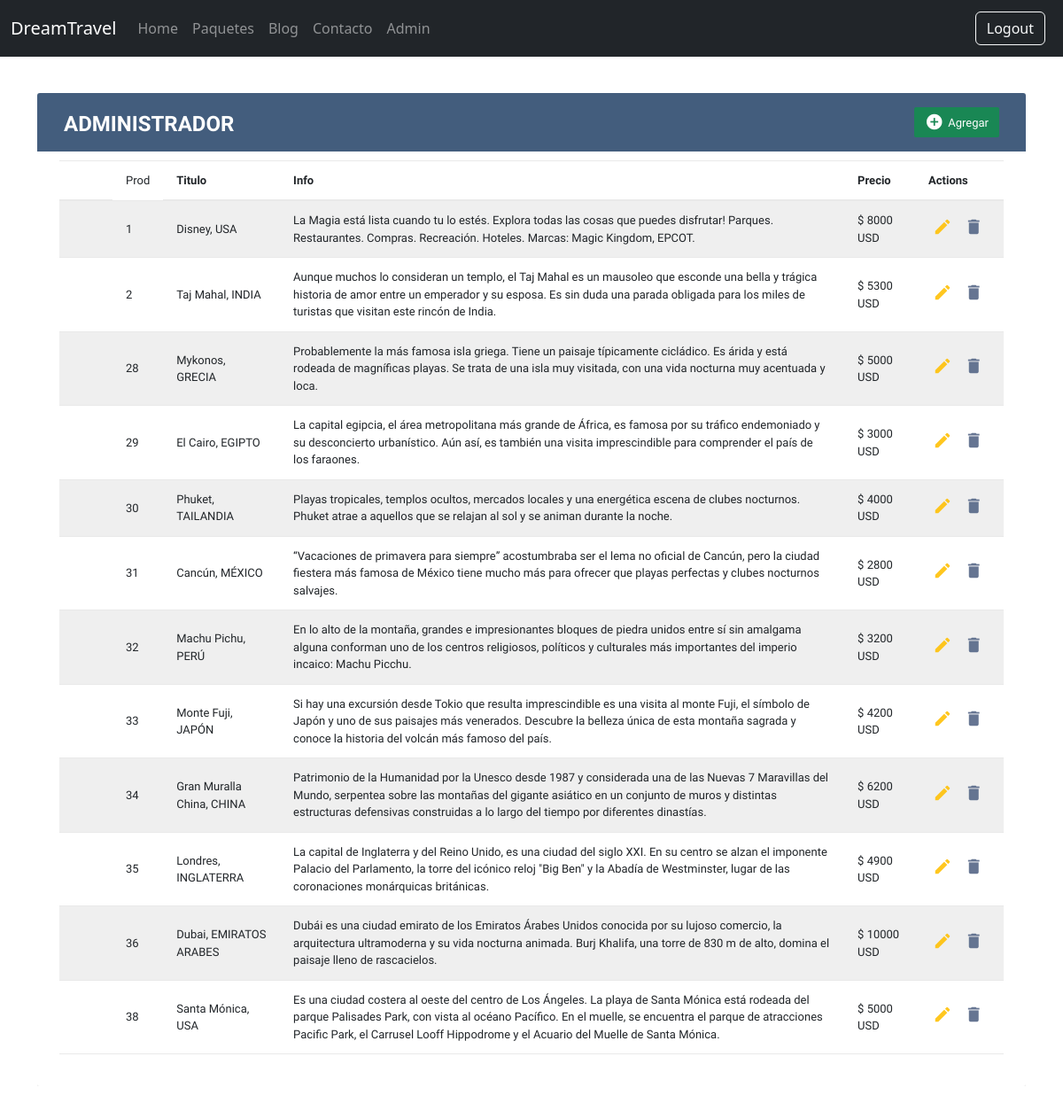
/FINAL_GRUPO_G-proyecto/admin.php (signed in), run on the app's committed database.
### tables this page shows
CREATE TABLE `productos` (
  `id_prod` int(20) NOT NULL,
  `destino` varchar(60) NOT NULL,
  `info` text NOT NULL,
  `precio` int(40) NOT NULL,
  `aereos` varchar(60) NOT NULL,
  `hospedaje` varchar(60) NOT NULL,
  `comidas` varchar(60) NOT NULL,
  `cant_personas` int(10) NOT NULL,
  `img` text NOT NULL
);

### FINAL_GRUPO_G-proyecto/admin.php (the view, shortened to what this page needs)
<?php
$db = new Cnx();
 $conectar = $db->conectar();
 $comando = $conectar->prepare("SELECT id_prod, destino, info, precio, aereos, hospedaje, comidas, cant_personas FROM productos");
$comando->execute();
$resultado = $comando->fetchAll(PDO::FETCH_ASSOC);
?>
<!DOCTYPE html>
<html lang="es">
<head>
<link rel="stylesheet" href="https://stackpath.bootstrapcdn.com/bootstrap/4.5.0/css/bootstrap.min.css">
<link rel="stylesheet" href="https://maxcdn.bootstrapcdn.com/font-awesome/4.7.0/css/font-awesome.min.css">
<link href="https://cdn.jsdelivr.net/npm/bootstrap@5.2.0-beta1/dist/css/bootstrap.min.css" rel="stylesheet">
</head>
<body>
<?php require_once('vistas/header_admin.php'); ?>
<div class="container-xl pad">
	<div class="table-responsive">
		<div class="table-wrapper">
			<div class="table-title">
				<div class="row">
					<div class="col-sm-6">
						<h2> <b>ADMINISTRADOR</b></h2>
					</div>
					<div class="col-sm-6">
						<a href="agregarProd.php" class="btn btn-success"><i class="material-icons">&#xE147;</i> <span>Agregar </span></a>
					</div>
				</div>
			</div>
			<table class="table table-striped table-hover">
			<div class="container">
				<thead>
					<tr>
						<th>
						</th>
                        <td>Prod</td>
						<th>Titulo</th>
						<th>Info</th>
						<th>Precio</th>
						<th>Actions</th>
					</tr>
				</thead>
				<tbody>
				<?php
                            foreach ($resultado as $row) {
                            ?>
					<tr>
						<td>
						</td>
                        <td><?php echo $row['id_prod'] ?></td>
						<td><?php echo $row['destino']; ?></td>
						<td><?php echo $row['info']; ?></td>
						<td>$ <?php echo $row['precio']; ?> USD</td>
						<td>
							<a href="update.php?id=<?= $row['id_prod'] ?>" class="edit" ><i class="material-icons" data-toggle="tooltip" title="Edit">&#xE254;</i></a>
							<a onclick="return confirm('Are you sure you want to delete this entry?')" href="delete.php?id=<?= $row['id_prod'] ?>"><i class="material-icons" data-toggle="tooltip" title="Delete">&#xE872;</i></a>
						</td>
					</tr>
					<?php } ?>
				</tbody>
			</table>
</body>
</html>

### FINAL_GRUPO_G-proyecto/admin.php (style rules this page uses)
.table-responsive { margin: 30px 0; color: #566787; background: #f5f5f5; font-family: 'Varela Round', sans-serif; font-size: 13px; }
.table-wrapper { background: #fff; padding: 20px 25px; border-radius: 3px; min-width: 1000px; box-shadow: 0 1px 1px rgba(0,0,0,.05); }
.table-title { padding-bottom: 15px; background: #435d7d; color: #fff; padding: 16px 30px; min-width: 100%; margin: -20px -25px 10px; border-radius: 3px 3px 0 0; }
.table-title h2 { margin: 5px 0 0; font-size: 24px; }
.table-title .btn { color: #fff; float: right; font-size: 13px; border: none; min-width: 50px; border-radius: 2px; border: none; outline: none !important; margin-left: 10px; }
.table-title .btn i { float: left; font-size: 21px; margin-right: 5px; }
.table-title .btn span { float: left; margin-top: 2px; }
table.table tr th, table.table tr td { border-color: #e9e9e9; padding: 12px 15px; vertical-align: middle; }
table.table tr th:first-child { width: 60px; }
table.table tr th:last-child { width: 100px; }
table.table-striped tbody tr:nth-of-type(odd) { background-color: #fcfcfc; }
table.table td:last-child i { opacity: 0.9; font-size: 22px; margin: 0 5px; }
table.table td a { font-weight: bold; color: #566787; display: inline-block; text-decoration: none; outline: none !important; }
table.table td a.edit { color: #FFC107; }
table.table td i { font-size: 19px; }
.pad { padding-top: 75px; }

### data on the page
productos: id_prod "1", destino "Disney, USA", info "La Magia está lista cuando tu lo estés. Explora todas las cosas que puedes disfrutar! Parques. Restaurantes. Compras. Recreación. Hoteles. Marcas: Magic Kingdom, EPCOT.", precio "8000"
productos: id_prod "2", destino "Taj Mahal, INDIA", info "Aunque muchos lo consideran un templo, el Taj Mahal es un mausoleo que esconde una bella y trágica historia de amor entre un emperador y su esposa. Es sin duda una parada obligada para los miles de turistas que visitan este rincón de India.", precio "5300"
productos: id_prod "28", destino "Mykonos, GRECIA", info "Probablemente la más famosa isla griega. Tiene un paisaje típicamente cicládico. Es árida y está rodeada de magníficas playas. Se trata de una isla muy visitada, con una vida nocturna muy acentuada y loca.", precio "5000"
productos: id_prod "29", destino "El Cairo, EGIPTO", info "La capital egipcia, el área metropolitana más grande de África, es famosa por su tráfico endemoniado y su desconcierto urbanístico. Aún así, es también una visita imprescindible para comprender el país de los faraones.", precio "3000"
productos: id_prod "30", destino "Phuket, TAILANDIA", info "Playas tropicales, templos ocultos, mercados locales y una energética escena de clubes nocturnos. Phuket atrae a aquellos que se relajan al sol y se animan durante la noche.", precio "4000"
productos: id_prod "31", destino "Cancún, MÉXICO", info "“Vacaciones de primavera para siempre” acostumbraba ser el lema no oficial de Cancún, pero la ciudad fiestera más famosa de México tiene mucho más para ofrecer que playas perfectas y clubes nocturnos salvajes.", precio "2800"
productos: id_prod "32", destino "Machu Pichu, PERÚ", info "En lo alto de la montaña, grandes e impresionantes bloques de piedra unidos entre sí sin amalgama alguna conforman uno de los centros religiosos, políticos y culturales más importantes del imperio incaico: Machu Picchu.", precio "3200"
productos: id_prod "33", destino "Monte Fuji, JAPÓN", info "Si hay una excursión desde Tokio que resulta imprescindible es una visita al monte Fuji, el símbolo de Japón y uno de sus paisajes más venerados. Descubre la belleza única de esta montaña sagrada y conoce la historia del volcán más famoso del país.", precio "4200"
productos: id_prod "34", destino "Gran Muralla China, CHINA", info "Patrimonio de la Humanidad por la Unesco desde 1987 y considerada una de las Nuevas 7 Maravillas del Mundo, serpentea sobre las montañas del gigante asiático en un conjunto de muros y distintas estructuras defensivas construidas a lo largo del tiempo por diferentes dinastías.", precio "6200"
productos: id_prod "35", destino "Londres, INGLATERRA", info "La capital de Inglaterra y del Reino Unido, es una ciudad del siglo XXI. En su centro se alzan el imponente Palacio del Parlamento, la torre del icónico reloj \"Big Ben\" y la Abadía de Westminster, lugar de las coronaciones monárquicas británicas.", precio "4900"
productos: id_prod "36", destino "Dubai, EMIRATOS ARABES", info "Dubái es una ciudad emirato de los Emiratos Árabes Unidos conocida por su lujoso comercio, la arquitectura ultramoderna y su vida nocturna animada. Burj Khalifa, una torre de 830 m de alto, domina el paisaje lleno de rascacielos.", precio "10000"
productos: id_prod "38", destino "Santa Mónica, USA", info "Es una ciudad costera al oeste del centro de Los Ángeles. La playa de Santa Mónica está rodeada del parque Palisades Park, con vista al océano Pacífico. En el muelle, se encuentra el parque de atracciones Pacific Park, el Carrusel Looff Hippodrome y el Acuario del Muelle de Santa Mónica.", precio "5000"
